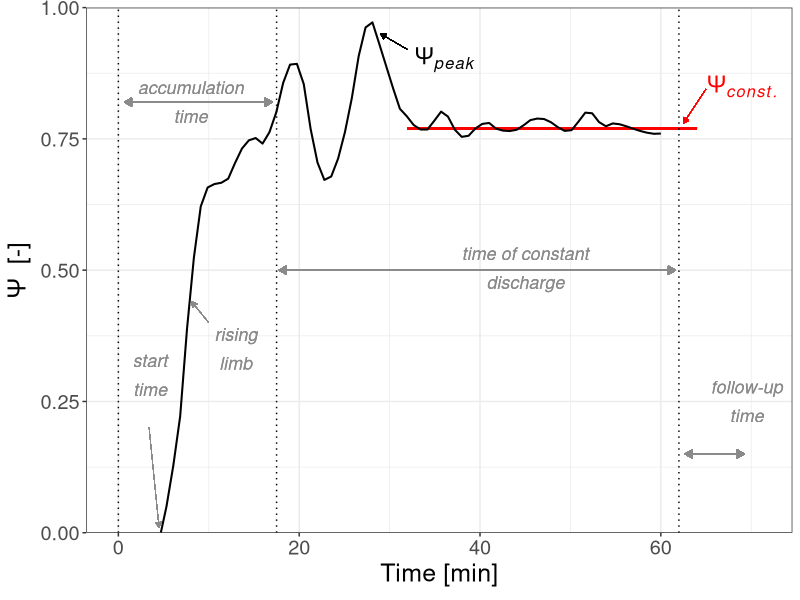

Generate this figure with R:
library("tidyverse")

# ~~~~~~~~~~~~~~~~~~~~~~~~~~~~~~~~~~~~~~~~~~~~~~~~~~~~~~~~~~~~~~~~~~~~~~~~~~~~~~~~~~~~~~~~~~~~~~~~~
# Load data ----
# ~~~~~~~~~~~~~~~~~~~~~~~~~~~~~~~~~~~~~~~~~~~~~~~~~~~~~~~~~~~~~~~~~~~~~~~~~~~~~~~~~~~~~~~~~~~~~~~~~

dat <- read_csv("dat/interim/plt_irrigation_example.csv")

# Basic line plot with points
p1 <- ggplot(data = dat, aes(x = t, y = AK, group = type)) +
  theme_bw()
p1 <- ggplot(data = dat, aes(x = t, y = AK, group = type)) +
  theme_bw() +
  theme(
    text = element_text(size = 18),
    legend.position = "none",
    axis.title.y.right = element_text(color = "blue"),
    axis.text.y.right = element_text(color = "blue"),
    axis.line.y.right = element_line(color = "blue"),
    axis.ticks.y.right = element_line(color = "blue")
  ) +
  xlab(expression(Time ~ "[min]")) +
  ylab(expression(Psi ~ " [-]")) +
  scale_y_continuous(expand = c(0, 0)) +
  coord_cartesian(xlim = c(0, 71), ylim = c(0, 1)) +
  geom_segment(aes(x = 32, xend = 64, y = 0.77, yend = 0.77), linetype = "solid", color = "red", size = 0.7) +
  geom_smooth(aes(color = type, size = type, linetype = type), method = "loess", se = FALSE, span = 0.15) +
  scale_linetype_manual(values = c("solid", "solid", "dashed")) +
  scale_color_manual(values = c("black", "blue", "royalblue1")) +
  scale_size_manual(values = c(0.7, 0.7, 0.7)) +
  geom_vline(xintercept = 0, linetype = "dotted", color = "black", size = 0.5) +
  geom_vline(xintercept = 17.5, linetype = "dotted", color = "black", size = 0.5) +
  geom_vline(xintercept = 62, linetype = "dotted", color = "black", size = 0.5) +
  geom_segment(aes(x = 32, y = 0.92, xend = 29, yend = 0.95), size = 0.2, arrow = arrow(length = unit(1.5, "mm"), type = "closed")) +
  annotate("text", x = 36, y = 0.90, label = expression(Psi[italic(peak)]), size = 6) +
  geom_segment(aes(x = 65, y = 0.845, xend = 62.5, yend = 0.78), size = 0.2, color = "red", arrow = arrow(length = unit(1.5, "mm"), type = "closed")) +
  annotate("text", x = 69, y = 0.85, label = expression(Psi[italic(const.)]), size = 6, color = "red") +
  # geom_segment(aes(x = 0.7, y = 0.2, xend = 6.1, yend = 0.2), size = 0.4, color = "grey54", arrow = arrow(length = unit(2, "mm"), ends = "both", type = "closed")) +
  geom_segment(aes(x = 3.4, y = 0.20, xend = 4.5, yend = 0.01), size = 0.2, color = "grey54", arrow = arrow(length = unit(1.5, "mm"), type = "closed")) +
  annotate("text", x = 3.5, y = 0.30, label = bquote(italic(atop("start", "time"))), size = 4.5, color = "grey54") +
  geom_segment(aes(x = 0.7, y = 0.82, xend = 17, yend = 0.82), size = 0.4, color = "grey54", arrow = arrow(length = unit(2, "mm"), ends = "both", type = "closed")) +
  annotate("text", x = 8, y = 0.82, label = bquote(italic(atop("accumulation", "time"))), size = 4.5, color = "grey54") +
  geom_segment(aes(x = 17.8, y = 0.5, xend = 61.6, yend = 0.5), size = 0.4, color = "grey54", arrow = arrow(length = unit(2, "mm"), ends = "both", type = "closed")) +
  annotate("text", x = 45, y = 0.5, label = bquote(italic(atop("time of constant", "discharge"))), size = 4.5, color = "grey54") +
  geom_segment(aes(x = 62.7, y = 0.15, xend = 69.2, yend = 0.15), size = 0.4, color = "grey54", arrow = arrow(length = unit(2, "mm"), ends = "both", type = "closed")) +
  annotate("text", x = 69.5, y = 0.25, label = bquote(italic(atop("follow-up", "time"))), size = 4.5, color = "grey54") +
  annotate("text", x = 13, y = 0.35, label = bquote(italic(atop("rising", "limb"))), size = 4.5, color = "grey54") +
  geom_segment(aes(x = 10, y = 0.4, xend = 8.1, yend = 0.44), size = 0.2, color = "grey54", arrow = arrow(length = unit(1.5, "mm"), type = "closed"))
ggsave("plt/fig_3.png", p1, device = png, height = 10, width = 19, dpi = 300, units = "cm")
# p1
